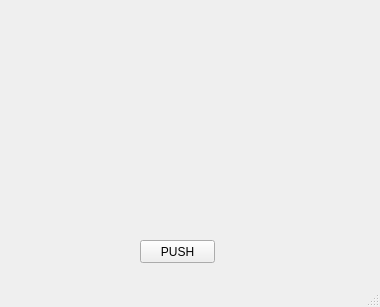
<?xml version="1.0" encoding="UTF-8"?>
<ui version="4.0">
 <class>MainWindow</class>
 <widget class="QMainWindow" name="MainWindow">
  <property name="geometry">
   <rect>
    <x>0</x>
    <y>0</y>
    <width>380</width>
    <height>307</height>
   </rect>
  </property>
  <property name="windowTitle">
   <string>MainWindow</string>
  </property>
  <widget class="QWidget" name="centralwidget">
   <widget class="QPushButton" name="pushButton">
    <property name="geometry">
     <rect>
      <x>140</x>
      <y>240</y>
      <width>75</width>
      <height>23</height>
     </rect>
    </property>
    <property name="text">
     <string>PUSH</string>
    </property>
   </widget>
  </widget>
  <widget class="QMenuBar" name="menubar">
   <property name="geometry">
    <rect>
     <x>0</x>
     <y>0</y>
     <width>380</width>
     <height>21</height>
    </rect>
   </property>
  </widget>
  <widget class="QStatusBar" name="statusbar"/>
 </widget>
 <resources/>
 <connections/>
</ui>
